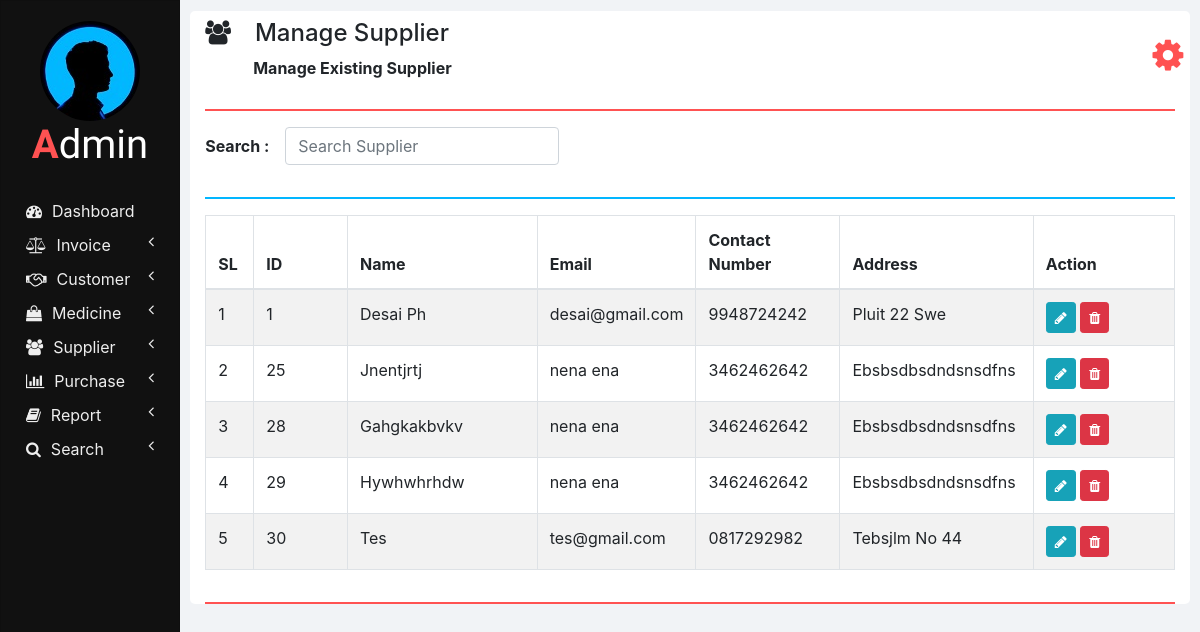
Page /manage_supplier.php on the committed database.
### tables this page shows
CREATE TABLE `suppliers` (
  `ID` int(11) NOT NULL,
  `NAME` varchar(100) NOT NULL,
  `EMAIL` varchar(100) NOT NULL,
  `CONTACT_NUMBER` varchar(10) NOT NULL,
  `ADDRESS` varchar(100) NOT NULL
);

### php/manage_supplier.php (the view, shortened to what this page needs)
<?php
  function showSuppliers($id) {
    require "db_connection.php";
    if($con) {
      $seq_no = 0;
      $query = "SELECT * FROM suppliers";
      $result = mysqli_query($con, $query);
      while($row = mysqli_fetch_array($result)) {
        $seq_no++;
        if($row['ID'] == $id)
          showEditOptionsRow($seq_no, $row);
        else
          showSupplierRow($seq_no, $row);
      }
    }
  }
  function showSupplierRow($seq_no, $row) {
    ?>
    <tr>
      <td><?php echo $seq_no; ?></td>
      <td><?php echo $row['ID'] ?></td>
      <td><?php echo $row['NAME']; ?></td>
      <td><?php echo $row['EMAIL']; ?></td>
      <td><?php echo $row['CONTACT_NUMBER']; ?></td>
      <td><?php echo $row['ADDRESS']; ?></td>
      <td>
        <button href="" class="btn btn-info btn-sm" onclick="editSupplier(<?php echo $row['ID']; ?>);">
          <i class="fa fa-pencil"></i>
        </button>
        <button class="btn btn-danger btn-sm" onclick="deleteSupplier(<?php echo $row['ID']; ?>);">
          <i class="fa fa-trash"></i>
        </button>
      </td>
    </tr>
    <?php
  }
  ?>

### css/sidenav.css (style rules this page uses)
body { background-color: #f1f3f6; }
.sidenav { width: 15%; height: 100vh; background-color: #222222; position: fixed; z-index: 1; flex: 1 0 auto; }
.card { width: 100%; height: 100%; top: 0; border-radius: 0; background-color: #111111; }
.logo .logo-caption { font-family: 'Poiret One', cursive; color: #ffffff; text-align: center; margin-bottom: 25px; }
.logo .profile { margin-left: 50%; border-radius: 50%; transform: translate(-50%); }
.logo .tweak { color: #ff5252; font-weight: bold; }
.main-menu-item { padding: 5px 5px; cursor: pointer; }
.main-menu-item > a { color: #eeeeee; text-decoration: none; font-size: 16px; }
.main-menu-item > a > span { margin-left: 10px; }

### css/home.css (style rules this page uses)
html, body { height: 100vh; }

### rows in the picture
suppliers: seq_no "1", ID "1", NAME "Desai Ph", EMAIL "desai@gmail.com", CONTACT_NUMBER "9948724242", ADDRESS "Pluit 22 Swe"
suppliers: seq_no "2", ID "25", NAME "Jnentjrtj", EMAIL "nena ena", CONTACT_NUMBER "3462462642", ADDRESS "Ebsbsdbsdndsnsdfns"
suppliers: seq_no "3", ID "28", NAME "Gahgkakbvkv", EMAIL "nena ena", CONTACT_NUMBER "3462462642", ADDRESS "Ebsbsdbsdndsnsdfns"
suppliers: seq_no "4", ID "29", NAME "Hywhwhrhdw", EMAIL "nena ena", CONTACT_NUMBER "3462462642", ADDRESS "Ebsbsdbsdndsnsdfns"
suppliers: seq_no "5", ID "30", NAME "Tes", EMAIL "tes@gmail.com", CONTACT_NUMBER "0817292982", ADDRESS "Tebsjlm No 44"

### other values in the picture
$heading "Manage Supplier"
$sub_heading "Manage Existing Supplier"
